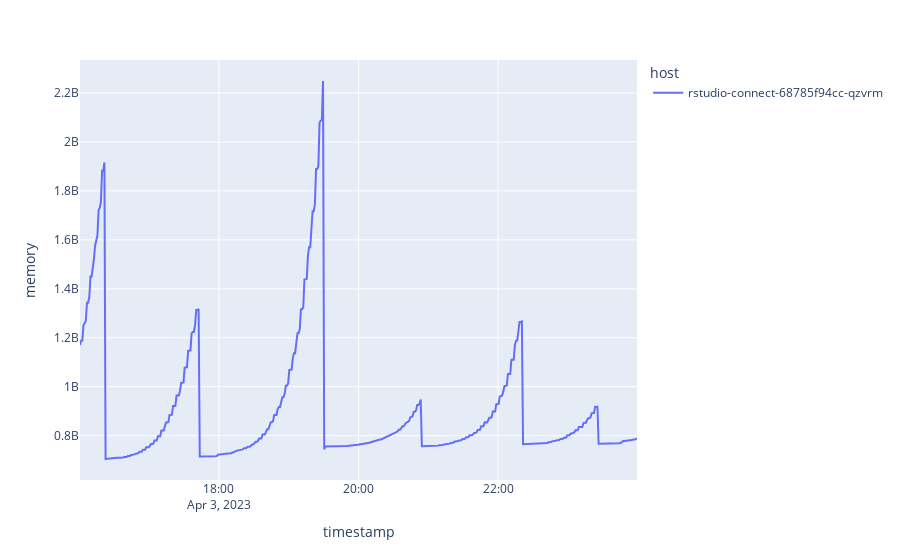

Here is the notebook cell this chart was saved with:
### Code cell
m = read_chronicle("./data/v1/metrics/")
p = m.metrics.plot("rsconnect_system_memory_used", "memory")
assert str(type(p)) == "<class 'plotly.graph_objs._figure.Figure'>"


read_chronicle("./data/v1/metrics/").metrics.plot("rsconnect_system_memory_used", "memory")

### Figure 1 — Plotly figure (JSON) as saved in the notebook; plotly's stock layout.template omitted (floating-point values rounded to 4 significant figures; data arrays with more than 128 entries replaced by an {"elided": "..."} marker saying what was removed)
{"data": [{"hovertemplate": "host=rstudio-connect-68785f94cc-qzvrm<br>timestamp=%{x}<br>memory=%{y}<extra></extra>", "legendgroup": "rstudio-connect-68785f94cc-qzvrm", "line": {"color": "#636efa", "dash": "solid"}, "marker": {"symbol": "circle"}, "mode": "lines", "name": "rstudio-connect-68785f94cc-qzvrm", "orientation": "v", "showlegend": true, "type": "scatter", "x": {"elided": "480 str values"}, "xaxis": "x", "y": {"elided": "480 int values"}, "yaxis": "y"}], "layout": {"legend": {"title": {"text": "host"}, "tracegroupgap": 0}, "margin": {"t": 60}, "xaxis": {"anchor": "y", "domain": [0, 1], "title": {"text": "timestamp"}}, "yaxis": {"anchor": "x", "domain": [0, 1], "title": {"text": "memory"}}}}
